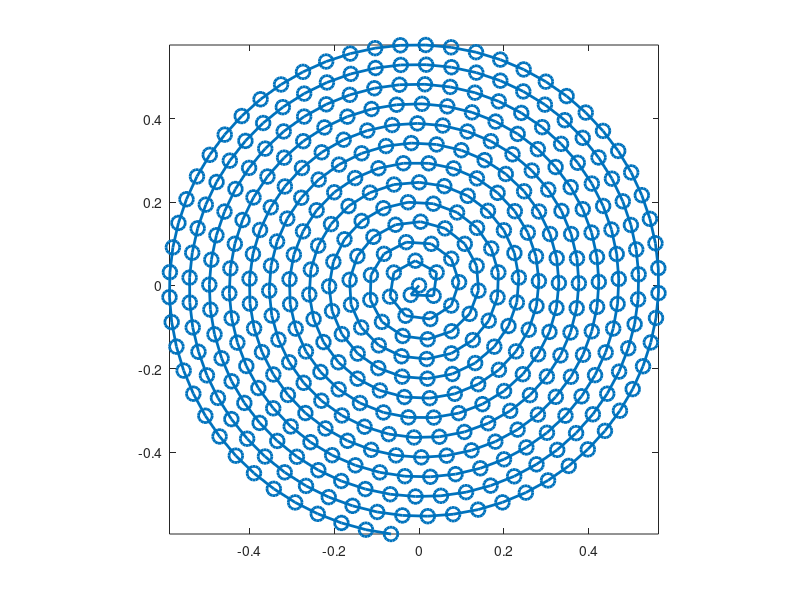

Recreate this plot in MATLAB.
Npts=401; %scan points
Xstart=0.0; %microns
Ystart=0.0;  %microns

scale_val_X = .03;
scale_val_Y = .03;

positions=zeros(Npts,2);
for ii=0:Npts-1
   positions(ii+1,1)=Xstart + scale_val_X*sqrt(ii)*cos(4*sqrt(ii));
   positions(ii+1,2)=Ystart + scale_val_Y*sqrt(ii)*sin(4*sqrt(ii));
end
figure(54);clf reset;
plot(positions(:,1),positions(:,2),'-o','LineWidth',2,'MarkerSize',10);
axis square tight;
FOVX=max(max(positions(:,1)))-min(min(positions(:,1)));
FOVY=max(max(positions(:,2)))-min(min(positions(:,2)));
dists=sqrt((positions(1:(Npts-1),1)-positions(2:Npts,1)).^2+...
    (positions(1:(Npts-1),2)-positions(2:Npts,2)).^2);
display(['Field of view in X(nm):' num2str(FOVX*1000) '  FOV in Y(nm):' num2str(FOVY*1000) ...
    '   Point separation (nm)' num2str(mean(mean(dists))*1000)]);
